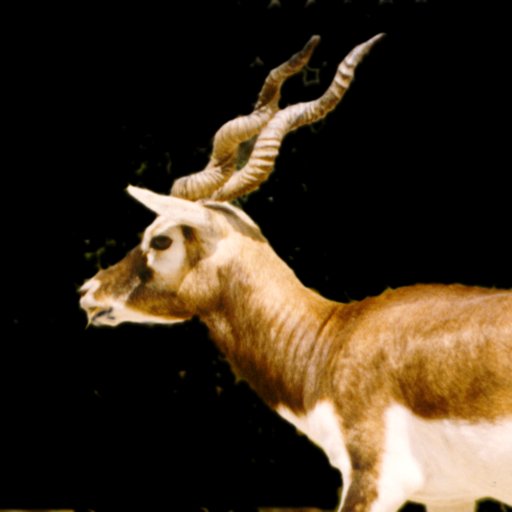
#> input picture blackbuck.bmp, 512 x 512 px
$ python rle_rgb.py
#> lines starting #> are read from the running program, lines starting #| are printed output that depends on the picture
import os
from PIL import Image


# 1. RUN-LENGTH ENCODING

def rle_encode(data):
    if not data:
        return []

    encoded = []
    prev_item = data[0]
    count = 1
    for item in data[1:]:
        if item == prev_item:
            count += 1
        else:
            encoded.append((prev_item, count))
            prev_item = item
            count = 1
    # Append the last run
    encoded.append((prev_item, count))
    return encoded


# 2. RUN-LENGTH DECODING

def rle_decode(encoded_data):
    decoded = []
    for value, count in encoded_data:
        # Extend the list by adding the 'value' 'count' times
        decoded.extend([value] * count)
    return decoded


# MAIN FUNCTION

def process_color_image_with_rle(input_file):
#> called with input_file = 'blackbuck.bmp'
    try:
        # 1. Load image and convert to RGB
        img = Image.open(input_file).convert("RGB")
#> img is the input picture: PIL image 512x512 RGB; mean R, G, B 59, 45.8, 29.9
        width, height = img.size
#> width = 512; height = 512
        print(f"Opened '{input_file}' in RGB mode. Size: {width}x{height}")
#| Opened 'blackbuck.bmp' in RGB mode. Size: 512x512


        format=input_file.split(".")

        # 2. Split the image into Red, Green, and Blue channels
        r_band, g_band, b_band = img.split()
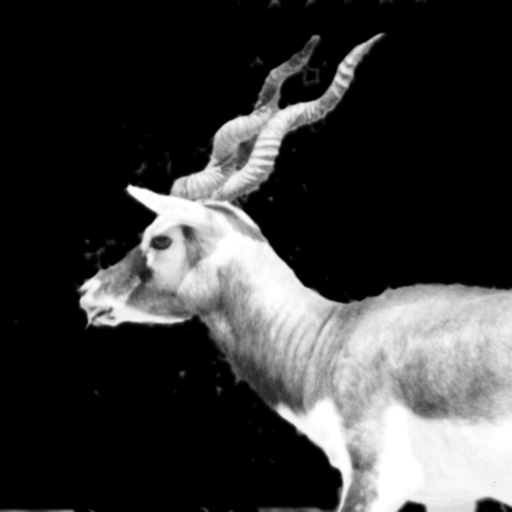
#> r_band: PIL image 512x512 L; min 0, max 255, mean 59
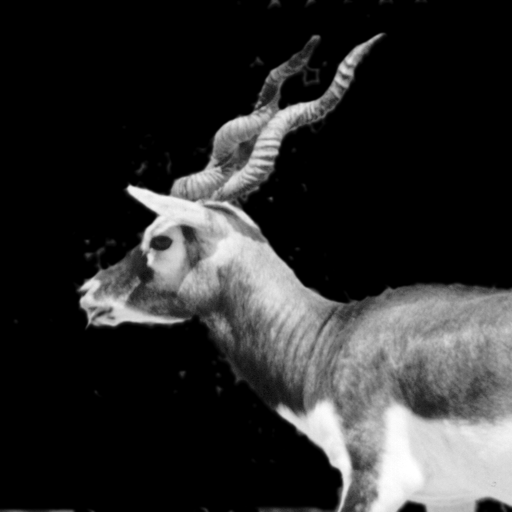
#> g_band: PIL image 512x512 L; min 0, max 255, mean 45.8
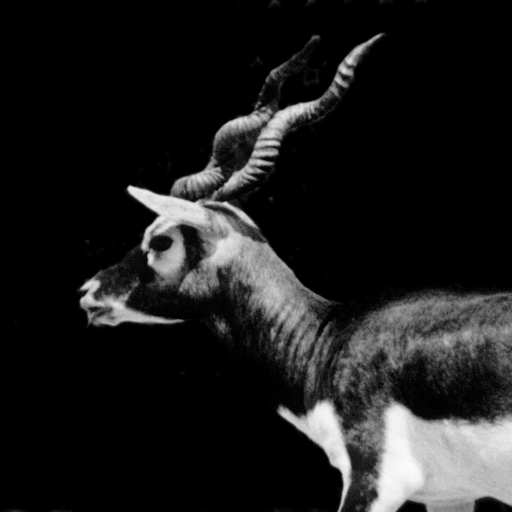
#> b_band: PIL image 512x512 L; min 0, max 252, mean 29.9


        # Get data for each channel
        r_data = list(r_band.get_flattened_data())
        g_data = list(g_band.get_flattened_data())
        b_data = list(b_band.get_flattened_data())


        # 3. Encode each channel separately
        print("Compressing R, G, B channels...")
        r_enc = rle_encode(r_data)
        g_enc = rle_encode(g_data)
        b_enc = rle_encode(b_data)

        # 4. Decode each channel separately
        print("Decompressing channels...")
        r_dec = rle_decode(r_enc)
        g_dec = rle_decode(g_enc)
        b_dec = rle_decode(b_enc)

        # 5. Reconstruct the image
        # Create 3 new grayscale images from the decompressed data
        r_out = Image.new("L", (width, height))
        r_out.putdata(r_dec)

        g_out = Image.new("L", (width, height))
        g_out.putdata(g_dec)

        b_out = Image.new("L", (width, height))
        b_out.putdata(b_dec)

        # Merge them back into one RGB image
        final_img = Image.merge("RGB", (r_out, g_out, b_out))

        output_file = "rle_color_output."+format[1]
        final_img.save(output_file)
        print(f"Success! Color image saved as '{output_file}'")


        # Calculate Ratios
        original_size = len(r_data) + len(g_data) + len(b_data)
        compressed_size = (len(r_enc) + len(g_enc) + len(b_enc)) * 2
        print(f"Original size: {original_size} bytes")
        print(f"Compressed Image: {compressed_size} bytes")
        print(f"Compression Ratio: {(compressed_size/original_size)*100:.2f}%")

    except Exception as e:
        print(f"Error: {e}")


input_filename = "blackbuck.bmp"
process_color_image_with_rle(input_filename)
